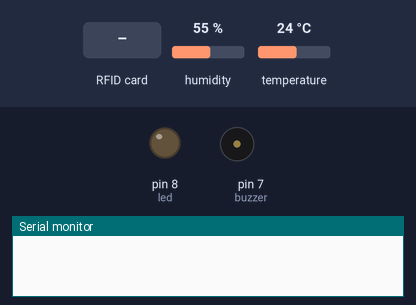
This sketch was run on a simulated Arduino Uno, built with avr-gcc and run on an emulated ATmega328P. Parts: output pins drawn as LEDs (lit = HIGH), buzzer (waves = sounding, pin HIGH), the last lines printed to the serial monitor. The test bench sets the inputs (shaded band); at power-on: humidity 55 %, temperature 24 °C. Pins used as bus, display or sensor lines are not drawn.

Above: at 1.2 s.
1.3 s: RFID card 27 69 4C 79 held to the reader
At 2.53 s:
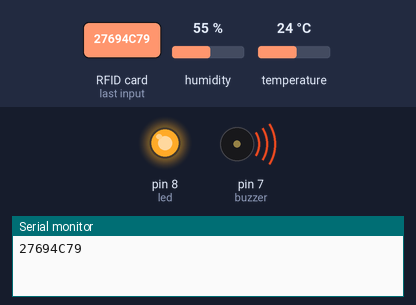
4.2 s: RFID card 5E 7A 19 C4 held to the reader
At 8.4 s:
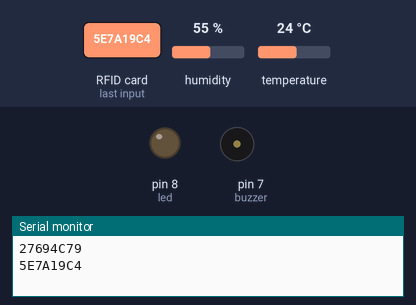
Timing chart, 0 to 9.9 s (numbered marks = the images above; inputs shaded):
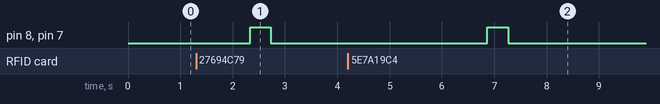

The sketch:

SchoolCartProject.ino
```cpp
#include <SPI.h>
#include <MFRC522.h>
#define buzzer 7
#define led 8
#define SS_PIN 10
#define RST_PIN 9
MFRC522 mfrc522(SS_PIN, RST_PIN);   // Create MFRC522 instance.
#include <SoftwareSerial.h>
SoftwareSerial melih(2, 3); // RX,TX
#include <dht11.h> // dht11 kütüphanesini ekliyoruz.
#define DHT11PIN 6 // DHT11PIN olarak Dijital 2'yi belirliyoruz.
dht11 DHT11;
#include <EEPROM.h>

void setup()
{
  Serial.begin(38400);   // Initiate a serial communication
  melih.begin(38400);   // Initiate a serial communication
  SPI.begin();      // Initiate  SPI bus
  mfrc522.PCD_Init();   // Initiate MFRC522
  pinMode(buzzer,OUTPUT);
  pinMode(led,OUTPUT);
}
void loop()
{
  int chk = DHT11.read(DHT11PIN);
  //Serial.println((float)DHT11.temperature, 2);
  melih.println((float)DHT11.temperature, 2);
  delay(1100);

  // Look for new cards
  if ( ! mfrc522.PICC_IsNewCardPresent())
  {
    return;
  }
  // Select one of the cards
  if ( ! mfrc522.PICC_ReadCardSerial())
  {
    return;
  }
  String content= "";
  byte letter;
  for (byte i = 0; i < mfrc522.uid.size; i++)
  {
     Serial.print(mfrc522.uid.uidByte[i] < 0x10 ? " 0" : "");
     Serial.print(mfrc522.uid.uidByte[i], HEX);
     content.concat(String(mfrc522.uid.uidByte[i] < 0x10 ? " 0" : " "));
     content.concat(String(mfrc522.uid.uidByte[i], HEX));
  }
  Serial.println();
  content.toUpperCase();
  if(content.substring(1) == "27 69 4C 79"){
  //while(content.substring(1) == "27 69 4C 79") //change here the UID of the card/cards that you want to give access
 // {
     digitalWrite(led,HIGH);
    digitalWrite(buzzer,HIGH);
    delay(400);
    digitalWrite(led,LOW);
    digitalWrite(buzzer,LOW);
    melih.println(6);
    delay(3000);
 //   break;
 // }
  }
  else{
 //  while(content.substring(1) == "84 77 6C 1E") //change here the UID of the card/cards that you want to give access
//  {
    digitalWrite(led,HIGH);
    digitalWrite(buzzer,HIGH);
    delay(400);
    digitalWrite(led,LOW);
    digitalWrite(buzzer,LOW);
    melih.println(2);
    delay(3000);
  //  break;
  }
 // }
}
```

Measured:
- after the input at 1.3 s, pin 8 (led), pin 7 (buzzer): LOW → HIGH after 1.0 s, → LOW 0.40 s later
- after the input at 4.2 s, pin 8 (led), pin 7 (buzzer): LOW → HIGH after 2.7 s, → LOW 0.40 s later
